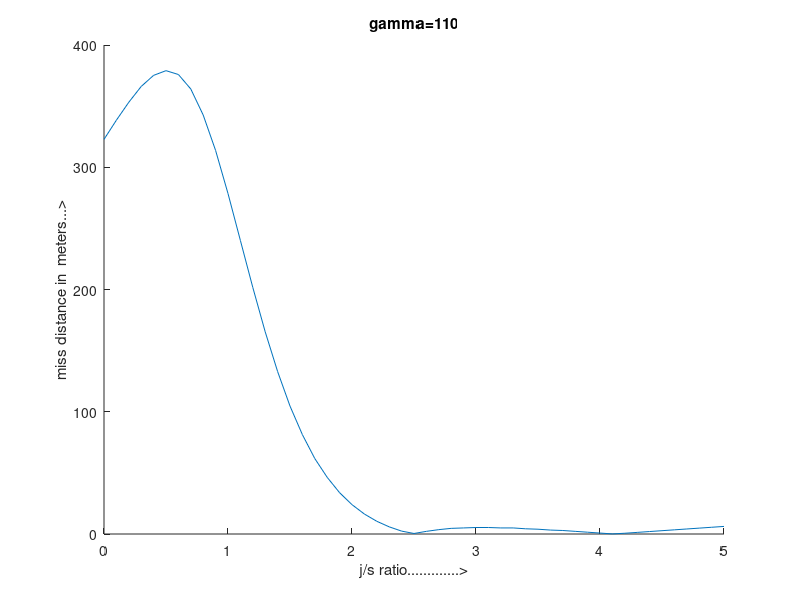

Write the MATLAB code that produced this figure. (Note: this script raises an error after producing the figure.)
clf;
clear all;
clear workspace;
clc;
f=9;
lamb=30/f;
rt=20000;
gama=110;
D=30;
g0=1;
G0=1;
s=1;
gamar=gama*pi/180;
delgo=0;
hpbw=65*lamb/D;
hpbwr=hpbw*(pi/180);
teta0=hpbw*0.283;
tetar0=teta0*pi/180;
tetat=0;
tmin=-hpbw;
tmax=hpbw;
tinc=.001;
teta=[tmin:tinc:tmax];
tetar=teta*pi/180;
steps=((tmax-tmin)/tinc)+1;
dh=4;
for k=1:steps
    v1(k)=(s*G0*exp((-2.776)*((teta(k)-teta0)/hpbw).^2));
    v2(k)=(s*(G0+delgo)*exp((-2.776)*((teta(k)+teta0)/hpbw).^2));
    vsum(k)=v1(k)+v2(k);
    vdiff(k)=v1(k)-v2(k);
  %  dbvsum(k)=20*log10(v1(k)+v2(k));
   % dbvdiff(k)=20*log10(v1(k)-v2(k));
    ve(k)=real(vdiff(k)/vsum(k));
end
ve1=round(ve*10);
ve2=ve1/10;
lmin=50;
linc=25;
lmax=100;
lsteps=(lmax-lmin)/linc+1;
l=[lmin:linc:lmax];
for l1=1:lsteps
    if gamar==90*pi/180
        gamar=89.98*pi/180;
    elseif gamar==140*pi/180
       gamar=139.98*pi/180;
    elseif gamar==30*pi/180
       gamar=29.98*pi/180;
   else gamar=gamar;
   end
    rd(l1)=sqrt(rt*rt+l(l1)*l(l1)-2*rt*l(l1)*cos(pi-gamar));
    temp(l1)=(l(l1)/rd(l1))*sin(pi-gamar);
    tetadr(l1)=asin(temp(l1));
    tetad(l1)=tetadr(l1)*180/pi;
end
s=1;
Jmin=0;
Jmax=5;
Jinc=0.1;
J=[Jmin:Jinc:Jmax];
Jsteps=(Jmax-Jmin)/Jinc+1;
n=Jsteps;
randn('seed');
na=randn(1,n);
snrdb=0;
snr=10^(snrdb/20);
for l1=1:lsteps
    for m=1:Jsteps
        path(l1)=rt-rd(l1);
        psi(l1)=2*pi*path(l1)/(lamb/100);
        v1s(m,l1)=sqrt(s*g0*exp((-2.776)*((tetat-teta0)/hpbw)^2))+na(l1)/snr;
        %v1s(m,l1)=(s*g0*exp((-2.776)*((tetat-teta0)/hpbw)^2));
        v1j(m,l1)=(J(m)*g0*exp((-2.776)*((tetad(l1)-teta0)/hpbw)^2))*exp(j*psi(l1));
        v1(m,l1)=v1s(m,l1)+v1j(m,l1);
        v2S(m,l1)=(s*g0*exp((-2.776)*((tetat+teta0)/hpbw)^2));
        v2j(m,l1)=(J(m)*g0*exp((-2.776)*((tetad(l1)+teta0)/hpbw)^2))*exp(j*psi(l1));
        v2(m,l1)=v2S(m,l1)+v2j(m,l1);
        vsum(m,l1)=v1(m,l1)+v2(m,l1);
        vdiff(m,l1)=v1(m,l1)-v2(m,l1);
        volerr(m,l1)=real(vdiff(m,l1)/vsum(m,l1));
    end
end
volerr1=round(volerr*10);
volerr2=volerr1/10;
for l1=1:lsteps
    for m=1:Jsteps
        for k=1:steps
            if(abs(volerr(m,l1)-ve(k)))<=0.001
                angerr(m)=teta(k);
            else
            end
        end
 md(m)=abs(rt*angerr(m)*(pi/180));
    end
    hold on;
    figure(1);
    plot(J,md);
    xlabel('j/s ratio.............>');
    ylabel('miss distance in  meters...>');
    title('gamma=110');
    if l1==1
        gtext('l=50');
    elseif l1==2
        gtext('l=75');
    elseif l1==3
        gtext('l=100');
%    elseif l1==4
 %       gtext('l=500');
    else
    end
    hold off;
    grid on;
end